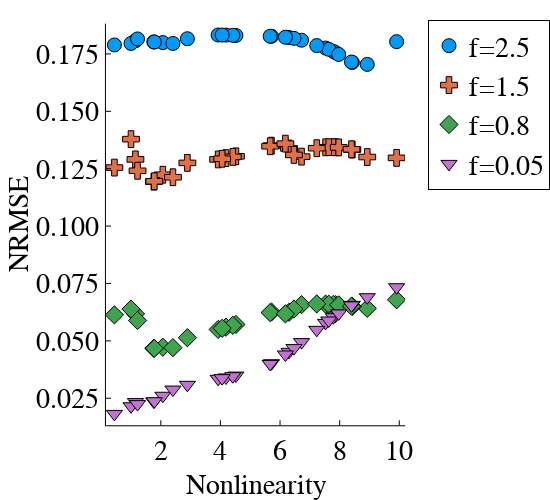

Write notebook code for a chart like this one.
### Markdown cell above
#### Fig. 4

### Code cell
frequencies=[0.05,0.1,0.2,0.4,0.8,1,1.5,2,2.5,3,3.5,4,4.5,5,6,7,8,9,10,20];
plt.plotly()
theme(:default, legendfontsize=20, guidefontsize=20,tickfontsize=20,titlefont=font(20)
,grid=:false)
# Performance/Entanglement Vs Entanglement for Nonlinearity (Fig. 4)
# For looking at NRMSE change y of the plot to k2results["nlnmrse$i"] and for Entanglement change it to k2results["nlent$i"]
i=9
f=frequencies[i]
κϕ=0
κ=0.1
p3= plt.scatter(k2results["nl$i"],k2results["nlnmrse$i"],label="f=$f", mode="markers", xlabel="Nonlinearity",
ylabel="NRMSE", title="",marker=:auto,markersize=7,color=:auto,size=(550,500),legend =:outertopright)
κϕ=0
κ=0.1
i=7
f=frequencies[i]
plt.scatter!(k2results["nl$i"],k2results["nlnmrse$i"],marker=:auto,markersize=7,color=:auto,label="f=$f")
i=5
κϕ=0
κ=0.1
f=frequencies[i]
plt.scatter!(k2results["nl$i"],k2results["nlnmrse$i"],marker=:auto,markersize=7,color=:auto,label="f=$f")
i=1
κϕ=0
κ=0.1
f=frequencies[i]
plt.scatter!(k2results["nl$i"],k2results["nlnmrse$i"],marker=:auto,markersize=7,color=:auto,label="f=$f")

### Figure 1 — Plotly figure (JSON) as saved in the notebook; plotly's stock layout.template omitted (floating-point values rounded to 4 significant figures)
{"data": [{"colorbar": {"len": 0.8731, "title": "", "x": 0.9928, "y": 0.5556}, "legendgroup": "f=2.5", "marker": {"color": "rgba(0, 154, 250, 1.000)", "line": {"color": "rgba(0, 0, 0, 1.000)", "width": 1}, "size": 14, "symbol": "circle"}, "mode": "markers", "name": "f=2.5", "showlegend": true, "type": "scatter", "x": [1.766, 1.149, 7.864, 8.926, 4.52, 2.069, 6.722, 6.302, 8.426, 6.466, 1.001, 5.713, 7.787, 1.782, 1.22, 5.669, 4.188, 4.416, 2.407, 7.528, 2.892, 6.18, 7.635, 3.924, 9.911, 7.968, 0.4441, 4.059, 7.232, 8.396], "xaxis": "x", "y": [0.1802, 0.1808, 0.1755, 0.1704, 0.1831, 0.1799, 0.181, 0.1822, 0.1713, 0.1818, 0.1796, 0.1827, 0.1761, 0.1802, 0.1815, 0.1827, 0.1832, 0.1831, 0.1796, 0.1776, 0.1816, 0.1823, 0.177, 0.1833, 0.1804, 0.1748, 0.1789, 0.1832, 0.1786, 0.1715], "yaxis": "y"}, {"colorbar": {"len": 0.8731, "title": "", "x": 0.9928, "y": 0.5556}, "legendgroup": "f=1.5", "marker": {"color": "rgba(227, 111, 71, 1.000)", "line": {"color": "rgba(0, 0, 0, 1.000)", "width": 1}, "size": 14, "symbol": "cross"}, "mode": "markers", "name": "f=1.5", "showlegend": true, "type": "scatter", "x": [1.766, 1.149, 7.864, 8.926, 4.52, 2.069, 6.722, 6.302, 8.426, 6.466, 1.001, 5.713, 7.787, 1.782, 1.22, 5.669, 4.188, 4.416, 2.407, 7.528, 2.892, 6.18, 7.635, 3.924, 9.911, 7.968, 0.4441, 4.059, 7.232, 8.396], "xaxis": "x", "y": [0.1194, 0.1291, 0.1343, 0.1301, 0.1304, 0.1224, 0.1303, 0.1338, 0.1333, 0.131, 0.1379, 0.135, 0.1344, 0.1195, 0.1241, 0.1348, 0.1296, 0.1301, 0.1213, 0.1343, 0.1275, 0.1359, 0.1344, 0.129, 0.1297, 0.1343, 0.1255, 0.1293, 0.1339, 0.1334], "yaxis": "y"}, {"colorbar": {"len": 0.8731, "title": "", "x": 0.9928, "y": 0.5556}, "legendgroup": "f=0.8", "marker": {"color": "rgba(62, 164, 78, 1.000)", "line": {"color": "rgba(0, 0, 0, 1.000)", "width": 1}, "size": 14, "symbol": "diamond"}, "mode": "markers", "name": "f=0.8", "showlegend": true, "type": "scatter", "x": [1.766, 1.149, 7.864, 8.926, 4.52, 2.069, 6.722, 6.302, 8.426, 6.466, 1.001, 5.713, 7.787, 1.782, 1.22, 5.669, 4.188, 4.416, 2.407, 7.528, 2.892, 6.18, 7.635, 3.924, 9.911, 7.968, 0.4441, 4.059, 7.232, 8.396], "xaxis": "x", "y": [0.04677, 0.06174, 0.06579, 0.06415, 0.05714, 0.04724, 0.06578, 0.06243, 0.06503, 0.06385, 0.06383, 0.06257, 0.06586, 0.04675, 0.05885, 0.0623, 0.05594, 0.05676, 0.04705, 0.06601, 0.05137, 0.06175, 0.06596, 0.05496, 0.06789, 0.06569, 0.06133, 0.05547, 0.0661, 0.06508], "yaxis": "y"}, {"colorbar": {"len": 0.8731, "title": "", "x": 0.9928, "y": 0.5556}, "legendgroup": "f=0.05", "marker": {"color": "rgba(195, 113, 210, 1.000)", "line": {"color": "rgba(0, 0, 0, 1.000)", "width": 1}, "size": 14, "symbol": "triangle-down"}, "mode": "markers", "name": "f=0.05", "showlegend": true, "type": "scatter", "x": [1.766, 1.149, 7.864, 8.926, 4.52, 2.069, 6.722, 6.302, 8.426, 6.466, 1.001, 5.713, 7.787, 1.782, 1.22, 5.669, 4.188, 4.416, 2.407, 7.528, 2.892, 6.18, 7.635, 3.924, 9.911, 7.968, 0.4441, 4.059, 7.232, 8.396], "xaxis": "x", "y": [0.02356, 0.02333, 0.06102, 0.06901, 0.03487, 0.02609, 0.04946, 0.04523, 0.06567, 0.04685, 0.02149, 0.04025, 0.06031, 0.02369, 0.02246, 0.03994, 0.03405, 0.0346, 0.02878, 0.05782, 0.03085, 0.04407, 0.05887, 0.03347, 0.07336, 0.06196, 0.01818, 0.03376, 0.0548, 0.06545], "yaxis": "y"}], "layout": {"annotations": [], "height": 500, "legend": {"bgcolor": "rgba(255, 255, 255, 1.000)", "bordercolor": "rgba(0, 0, 0, 1.000)", "borderwidth": 1, "font": {"color": "rgba(0, 0, 0, 1.000)", "family": "sans-serif", "size": 28}, "title": {"font": {"color": "rgba(0, 0, 0, 1.000)", "family": "sans-serif", "size": 15}, "text": ""}, "tracegroupgap": 0, "traceorder": "normal", "x": 1.05, "xanchor": "upper", "y": 1, "yanchor": "right"}, "margin": {"b": 20, "l": 0, "r": 0, "t": 20}, "paper_bgcolor": "rgba(255, 255, 255, 1.000)", "plot_bgcolor": "rgba(255, 255, 255, 1.000)", "showlegend": true, "width": 550, "xaxis": {"anchor": "y", "domain": [0.2597, 0.9928], "gridcolor": "rgba(0, 0, 0, 0.100)", "gridwidth": 0.5, "linecolor": "rgba(0, 0, 0, 1.000)", "mirror": false, "range": [0.1601, 10.19], "showgrid": false, "showline": true, "showticklabels": true, "tickangle": 0, "tickcolor": "rgb(0, 0, 0)", "tickfont": {"color": "rgba(0, 0, 0, 1.000)", "family": "sans-serif", "size": 28}, "tickmode": "array", "ticks": "inside", "ticktext": ["2", "4", "6", "8", "10"], "tickvals": [2, 4, 6, 8, 10], "title": "Nonlinearity", "titlefont": {"color": "rgba(0, 0, 0, 1.000)", "family": "sans-serif", "size": 28}, "type": "-", "visible": true, "zeroline": false, "zerolinecolor": "rgba(0, 0, 0, 1.000)"}, "yaxis": {"anchor": "x", "domain": [0.119, 0.9921], "gridcolor": "rgba(0, 0, 0, 0.100)", "gridwidth": 0.5, "linecolor": "rgba(0, 0, 0, 1.000)", "mirror": false, "range": [0.01323, 0.1882], "showgrid": false, "showline": true, "showticklabels": true, "tickangle": 0, "tickcolor": "rgb(0, 0, 0)", "tickfont": {"color": "rgba(0, 0, 0, 1.000)", "family": "sans-serif", "size": 28}, "tickmode": "array", "ticks": "inside", "ticktext": ["0.025", "0.050", "0.075", "0.100", "0.125", "0.150", "0.175"], "tickvals": [0.025, 0.05, 0.075, 0.1, 0.125, 0.15, 0.175], "title": "NRMSE", "titlefont": {"color": "rgba(0, 0, 0, 1.000)", "family": "sans-serif", "size": 28}, "type": "-", "visible": true, "zeroline": false, "zerolinecolor": "rgba(0, 0, 0, 1.000)"}}}
